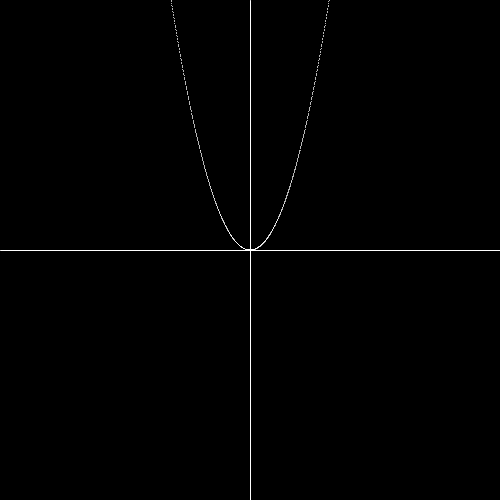
Frame 1 (no input)
Frame 60 (the mouse pressed at the canvas centre just before this capture): identical to frame 1, image omitted
Frame 120 (the mouse held since frame 60 and released just before this capture): identical to frame 1, image omitted

The Processing sketch that drew this single still picture (run headless with seeded random() and noise(); from frame 60 on, the mouse is pressed at the canvas centre):

// Processing sketch: TransformsOfAbsX
// ── TransformsOfAbsX.pde
float a = -1;
float b = 0.2;
float h = 250;
float k = -250;

void setup() {
  size(500, 500);
  
  stroke(255);
}

void draw() {
  background(0);
  
  line(width/2, 0, width/2, height);
  line(0, height/2, width, height/2);
  
  for (float x = 0; x < width; x+=0.25) {
    point(x, f(x));
  }
}

float f(float x) {
  return a*sq(b*(x-h))-k;
}
